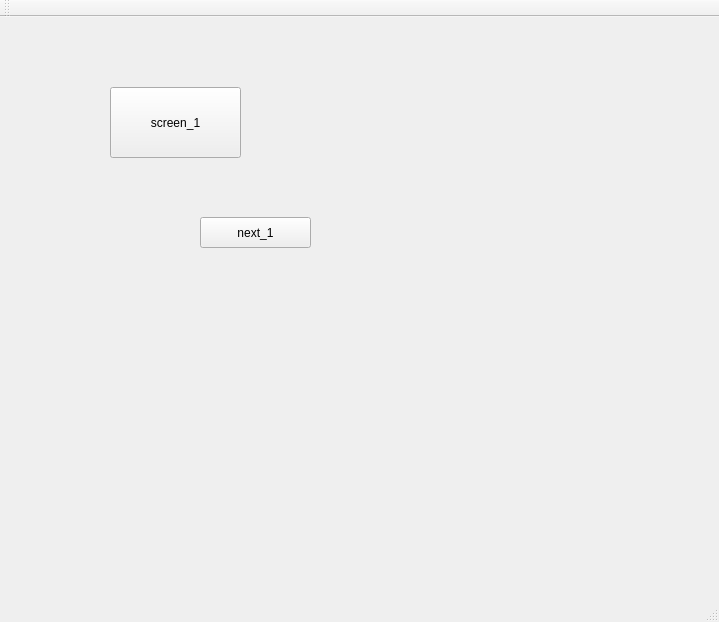
<?xml version="1.0" encoding="UTF-8"?>
<ui version="4.0">
 <class>MainWindow</class>
 <widget class="QMainWindow" name="MainWindow">
  <property name="geometry">
   <rect>
    <x>0</x>
    <y>0</y>
    <width>719</width>
    <height>622</height>
   </rect>
  </property>
  <property name="windowTitle">
   <string>MainWindow</string>
  </property>
  <widget class="QWidget" name="centralWidget">
   <widget class="QPushButton" name="pushButton">
    <property name="geometry">
     <rect>
      <x>200</x>
      <y>200</y>
      <width>111</width>
      <height>31</height>
     </rect>
    </property>
    <property name="text">
     <string>next_1</string>
    </property>
   </widget>
   <widget class="QPushButton" name="pushButton_2">
    <property name="geometry">
     <rect>
      <x>110</x>
      <y>70</y>
      <width>131</width>
      <height>71</height>
     </rect>
    </property>
    <property name="text">
     <string>screen_1</string>
    </property>
   </widget>
  </widget>
  <widget class="QMenuBar" name="menuBar">
   <property name="geometry">
    <rect>
     <x>0</x>
     <y>0</y>
     <width>719</width>
     <height>21</height>
    </rect>
   </property>
  </widget>
  <widget class="QToolBar" name="mainToolBar">
   <attribute name="toolBarArea">
    <enum>TopToolBarArea</enum>
   </attribute>
   <attribute name="toolBarBreak">
    <bool>false</bool>
   </attribute>
  </widget>
  <widget class="QStatusBar" name="statusBar"/>
 </widget>
 <layoutdefault spacing="6" margin="11"/>
 <resources/>
 <connections/>
</ui>
